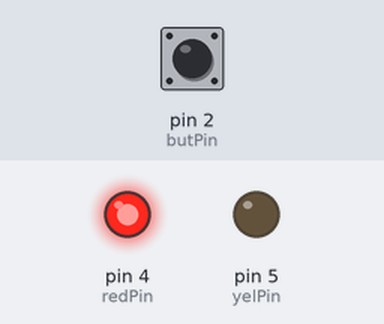
Simulated run of this sketch. Board: Arduino Uno, built with avr-gcc and run on an emulated ATmega328P. Shown: output pins drawn as LEDs (lit = HIGH). Inputs (shaded band) come from the test bench; at power-on: pin 2 (butPin) HIGH.

Above: at 1.2 s.
1.3 s: pin 2 (butPin) pulled LOW for 3.2 s
At 4.9 s:
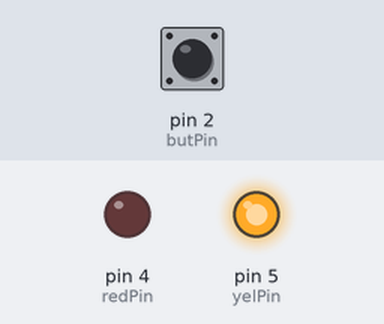
6.0 s: pin 2 (butPin) pulled LOW for 0.15 s
At 7.3 s:
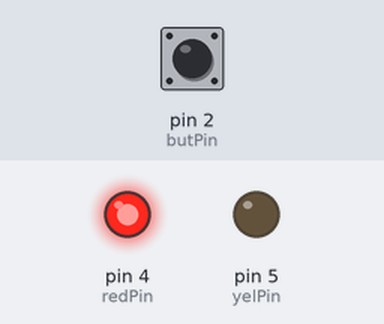
Timing chart, 0 to 9.0 s (numbered marks = the images above; inputs shaded):
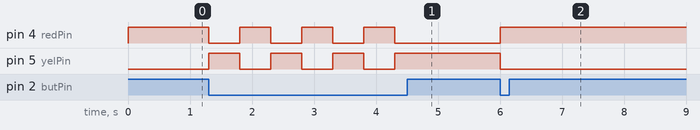

The sketch:

lightswitch.ino
```cpp
const int butPin = 2;
const int redPin = 4;
const int yelPin = 5;
int state = 0;

void red(){
  digitalWrite(redPin, HIGH);
  digitalWrite(yelPin, LOW);
  delay(500);
}

void yellow(){
  digitalWrite(redPin, LOW);
  digitalWrite(yelPin, HIGH);
  delay(500);
}

void setup(){
  pinMode(butPin, INPUT_PULLUP);
  pinMode(redPin, OUTPUT);
  pinMode(yelPin, OUTPUT);

  //Initial light is red
  digitalWrite(redPin, HIGH);
}

void loop(){
  int button = digitalRead(butPin);


  if(button == LOW){
    switch (state){
      case 0:
        yellow();
        state = 1;
        break;
      case 1:
        red();
        state = 0;
        break;
    }
  }

}
```

Measured:
- after the input at 1.3 s, pin 4 (redPin): alternates HIGH for 0.50 s and LOW for 0.50 s, 7 changes in all, then stays LOW, starting at once; pin 5 (yelPin): alternates HIGH for 0.50 s and LOW for 0.50 s, 7 changes in all, then stays HIGH, starting at once
- after the input at 6.0 s, pin 4 (redPin): LOW → HIGH at once; pin 5 (yelPin): HIGH → LOW at once
